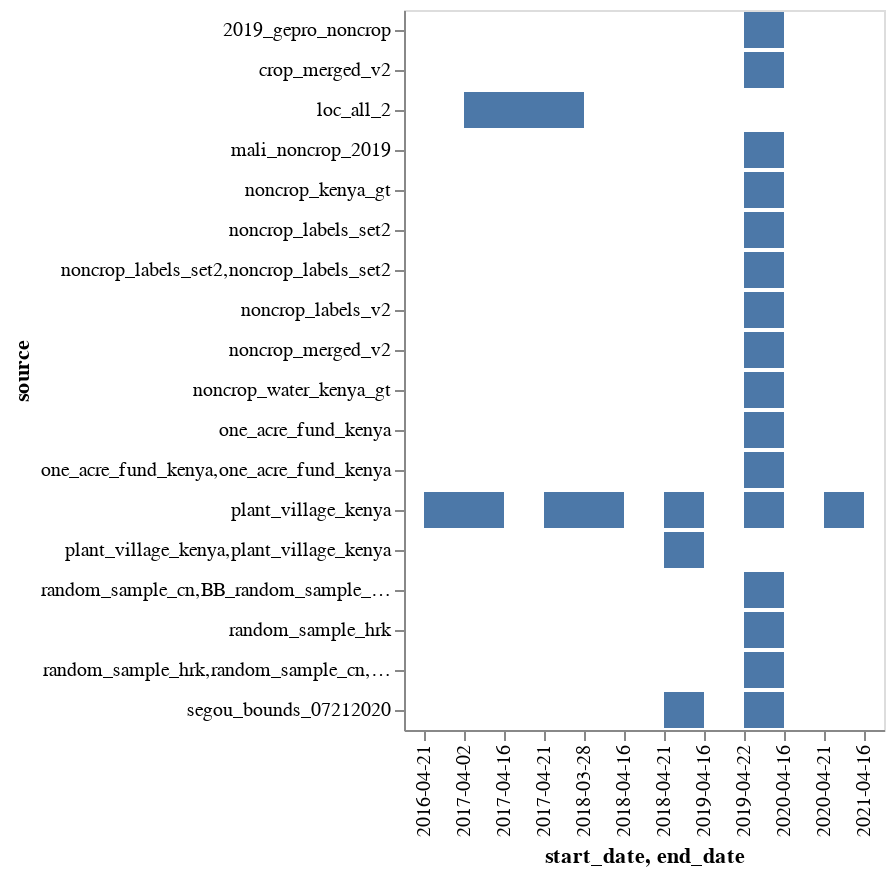

The notebook cell this image was saved under:
### Code cell
alt.Chart(date_ranges).mark_bar().encode(
    x='start_date',
    x2='end_date',
    y='source'
)

### Figure 1 — Vega-Lite specification as saved in the notebook (floating-point values rounded to 4 significant figures)
{"config": {"view": {"continuousWidth": 400, "continuousHeight": 300}}, "data": {"name": "data-3837a654a327e503631cdf821688b7b5"}, "mark": "bar", "encoding": {"x": {"type": "nominal", "field": "start_date"}, "x2": {"field": "end_date"}, "y": {"type": "nominal", "field": "source"}}, "$schema": "https://vega.github.io/schema/vega-lite/v4.8.1.json", "datasets": {"data-3837a654a327e503631cdf821688b7b5": [{"start_date": "2017-04-02", "end_date": "2018-03-28", "source": "loc_all_2", "country": "global"}, {"start_date": "2019-04-22", "end_date": "2020-04-16", "source": "noncrop_water_kenya_gt", "country": "Kenya"}, {"start_date": "2019-04-22", "end_date": "2020-04-16", "source": "noncrop_kenya_gt", "country": "Kenya"}, {"start_date": "2019-04-22", "end_date": "2020-04-16", "source": "noncrop_labels_set2", "country": "Kenya"}, {"start_date": "2019-04-22", "end_date": "2020-04-16", "source": "noncrop_labels_v2", "country": "Kenya"}, {"start_date": "2019-04-22", "end_date": "2020-04-16", "source": "noncrop_labels_set2,noncrop_labels_set2", "country": "Kenya"}, {"start_date": "2019-04-22", "end_date": "2020-04-16", "source": "one_acre_fund_kenya", "country": "Kenya"}, {"start_date": "2019-04-22", "end_date": "2020-04-16", "source": "plant_village_kenya", "country": "Kenya"}, {"start_date": "2018-04-21", "end_date": "2019-04-16", "source": "plant_village_kenya", "country": "Kenya"}, {"start_date": "2019-04-22", "end_date": "2020-04-16", "source": "2019_gepro_noncrop", "country": "Kenya"}, {"start_date": "2017-04-21", "end_date": "2018-04-16", "source": "plant_village_kenya", "country": "Kenya"}, {"start_date": "2019-04-22", "end_date": "2020-04-16", "source": "one_acre_fund_kenya,one_acre_fund_kenya", "country": "Kenya"}, {"start_date": "2020-04-21", "end_date": "2021-04-16", "source": "plant_village_kenya", "country": "Kenya"}, {"start_date": "2018-04-21", "end_date": "2019-04-16", "source": "plant_village_kenya,plant_village_kenya", "country": "Kenya"}, {"start_date": "2016-04-21", "end_date": "2017-04-16", "source": "plant_village_kenya", "country": "Kenya"}, {"start_date": "2019-04-22", "end_date": "2020-04-16", "source": "mali_noncrop_2019", "country": "Mali"}, {"start_date": "2018-04-21", "end_date": "2019-04-16", "source": "segou_bounds_07212020", "country": "Mali"}, {"start_date": "2019-04-22", "end_date": "2020-04-16", "source": "segou_bounds_07212020", "country": "Mali"}, {"start_date": "2019-04-22", "end_date": "2020-04-16", "source": "noncrop_merged_v2", "country": "Togo"}, {"start_date": "2019-04-22", "end_date": "2020-04-16", "source": "crop_merged_v2", "country": "Togo"}, {"start_date": "2019-04-22", "end_date": "2020-04-16", "source": "random_sample_cn,BB_random_sample_1k,random_sample_bm", "country": "Togo"}, {"start_date": "2019-04-22", "end_date": "2020-04-16", "source": "random_sample_hrk", "country": "Togo"}, {"start_date": "2019-04-22", "end_date": "2020-04-16", "source": "random_sample_hrk,random_sample_cn,BB_random_sample_1k,random_sample_bm", "country": "Togo"}]}}
